Frame 1 (no input): blank canvas, image omitted
Frame 60 (the mouse pressed at the canvas centre just before this capture): blank canvas, image omitted
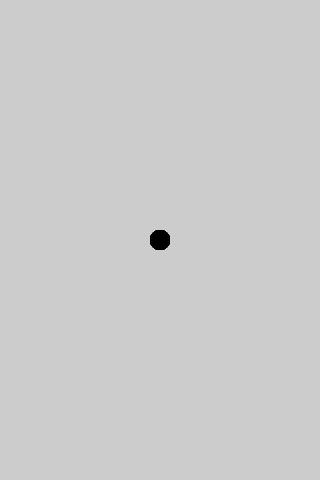
Frame 120 (the mouse held since frame 60 and released just before this capture)

The Processing sketch whose frames 1 and 60 were blank and that drew this single picture after the mouse press (run headless with seeded random() and noise(); from frame 60 on, the mouse is pressed at the canvas centre):

// Processing sketch: processing_7008
// ── processing_7008.pde

void setup() {
  size(320, 480);
  background(204);
  smooth();
  noStroke();
  fill(0);
  // noLoop();
}

void draw() {
  if (mousePressed == true) {
    // マウスボタンが押されているときに以下を実行
    ellipse(mouseX, mouseY, 20, 20); // マウスポインタの位置を中心にして楕円を描く
  }
}

void keyPressed() {
  // キーボードが押されたら、画面をリセット
  background(204);
}
